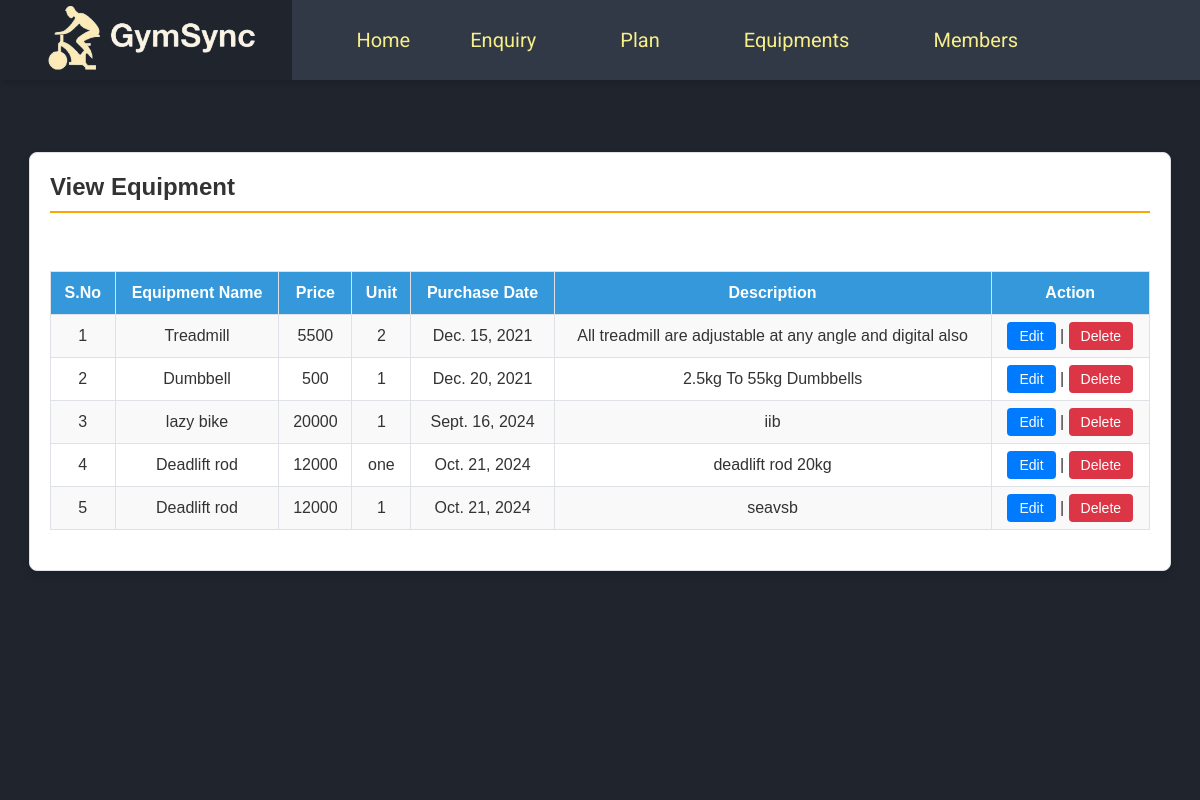
Screenshot of /viewEquipment (signed in) with the database file from the repository.
### gym/models.py (models this page shows, shortened)
class Equipment(models.Model):
    name = models.CharField(max_length=150, null=True)
    price = models.CharField(max_length=100, null=True)
    unit = models.CharField(max_length=50, null=True)
    purchasedate = models.DateField(null=True)
    description = models.CharField(max_length=200, null=True)

### gym/views.py (the view)
# urls.py: path('viewEquipment', viewEquipment, name='viewEquipment'),
def viewEquipment(request):
    if not request.user.is_authenticated:
        return redirect(admin_login)
    equipment = Equipment.objects.all()
    return render(request, "viewEquipment.html", locals())

### gym/templates/viewEquipment.html (shortened to what this page needs)
{% include 'admin_nav.html' %} {% load static %} {% block main %}
<html lang="en" class="no-focus">
  <link
    rel="stylesheet"
    id="css-main"
    href="{% static 'css/view-styles.css' %}"
  />
  <br /><br /><br /><br />
  <div class="container card shadow mt-5">
    <div class="card-body">
      <h5 class="p-2" style="border-bottom: 2px solid orange">
        View Equipment
      </h5>
      <br />
      <div class="container-fluid">
        <video autoplay loop muted plays-inline class="back-video">
          <source src="static/images/bgvideo2.mp4" />
        </video>
        <table
          id="example"
          class="table table-striped table-bordered"
          style="width: 100%"
        >
          <thead class="text-white" style="background-color: #5d4037">
            <tr>
              <th>S.No</th>
              <th>Equipment Name</th>
              <th>Price</th>
              <th>Unit</th>
              <th>Purchase Date</th>
              <th>Description</th>
              <th>Action</th>
            </tr>
          </thead>
          <tbody>
            {% for i in equipment %}
            <tr>
              <td>{{forloop.counter}}</td>
              <td>{{i.name}}</td>
              <td>{{i.price}}</td>
              <td>{{i.unit}}</td>
              <td>{{i.purchasedate}}</td>
              <td>{{i.description}}</td>
              <td>
                <a
                  href="{% url 'edit_Equipment' i.id %}"
                  class="btn btn-primary"
                  >Edit</a
                >
                |
                <a
                  href="{% url 'delete_Equipment' i.id %}"
                  class="btn btn-danger"
                  onclick="return confirm('Are you sure to delete this Equipment ?')"
                  >Delete</a
                >
              </td>
            </tr>
            {% endfor %}
          </tbody>
        </table>
      </div>
    </div>
  </div>
  <link
    rel="stylesheet"
    href="https://use.fontawesome.com/releases/v5.6.3/css/all.css"
  />
</html>
{% endblock %}

### gym/static/css/admin_nav_style.css (style rules this page uses)
* { margin: 0; padding: 0; }

### gym/static/css/view-styles.css (style rules this page uses)
.container { max-width: 1100px; margin: 0 auto; padding: 20px; }
.card { background-color: white; border-radius: 8px; border: 1px solid #dee2e6; padding: 20px; box-shadow: 0 4px 8px rgba(0, 0, 0, 0.1); }
h5 { font-size: 24px; font-weight: bold; color: #333; padding-bottom: 10px; margin-bottom: 20px; border-bottom: 3px solid goldenrod; }
table { width: 100%; border-collapse: collapse; margin: 20px 0; }
table th, table td { padding: 12px; text-align: left; border: 1px solid #dee2e6; }
thead th { background-color: #3498db; color: white; font-weight: bold; text-align: center; }
tbody td { text-align: center; }
.table-bordered { border: 1px solid #dee2e6; }
.table-striped tbody tr:nth-of-type(odd) { background-color: #f9f9f9; }
.btn { padding: 6px 12px; font-size: 14px; border-radius: 4px; text-decoration: none; color: white; cursor: pointer; }
.btn-primary { background-color: #007bff; border: none; }
.btn-danger { background-color: #dc3545; border: none; }
.back-video { position: fixed; top: 0; left: 0; width: 100vw; height: 100vh; object-fit: cover; z-index: -1; }
@media (max-aspect-ratio: 16/9) { .back-video { width: auto; height: 100%; } }

### rows the page displays
Equipment: name "Treadmill", price "5500", unit "2", purchasedate "Dec. 15, 2021", description "All treadmill are adjustable at any angle and digital also"
Equipment: name "Dumbbell", price "500", unit "1", purchasedate "Dec. 20, 2021", description "2.5kg To 55kg Dumbbells"
Equipment: name "lazy bike", price "20000", unit "1", purchasedate "Sept. 16, 2024", description "iib"
Equipment: name "Deadlift rod", price "12000", unit "one", purchasedate "Oct. 21, 2024", description "deadlift rod 20kg"
Equipment: name "Deadlift rod", price "12000", unit "1", purchasedate "Oct. 21, 2024", description "seavsb"
